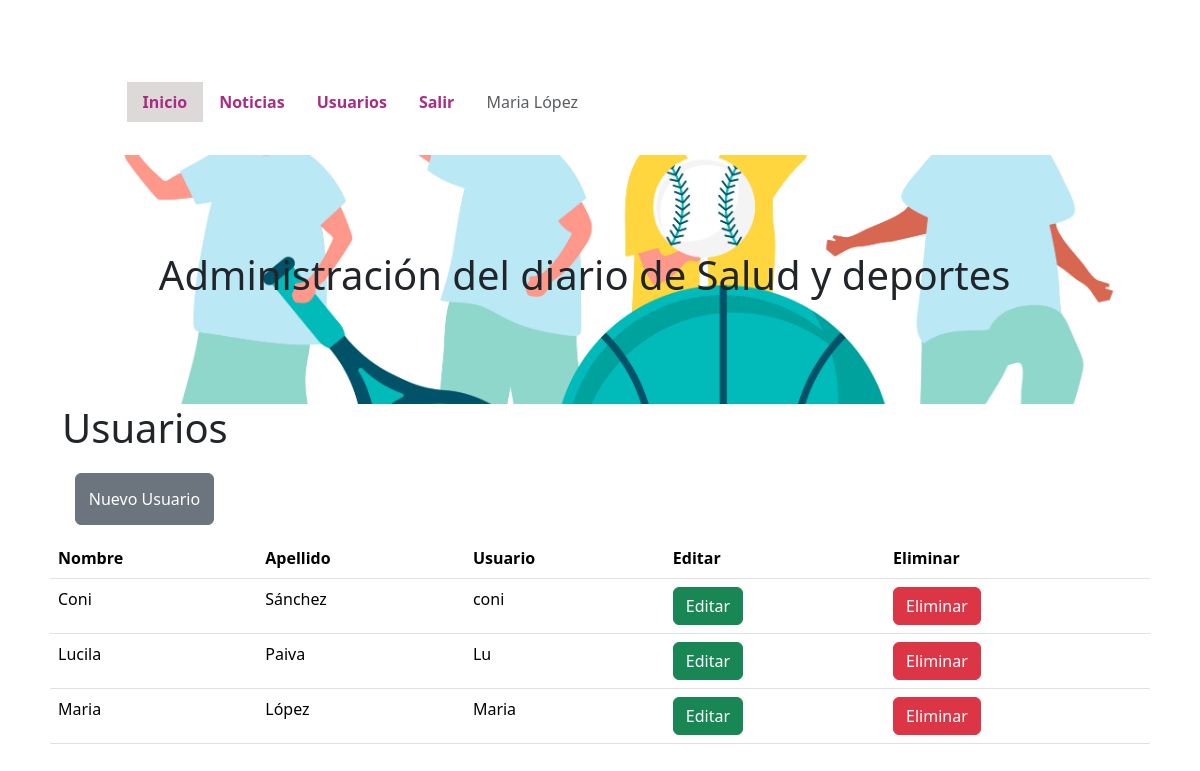
The app's page /admin/usuarios.php (signed in) with its own data.
### tables this page shows
CREATE TABLE `usuarios` (
  `id_usuario` int(11) NOT NULL,
  `nombre` varchar(30) NOT NULL,
  `apellido` varchar(30) NOT NULL,
  `usuario` varchar(30) NOT NULL,
  `password` varchar(30) NOT NULL,
  `tipo_usuario` varchar(10) NOT NULL,
  `fecha` date DEFAULT NULL
);

### admin/usuarios.php (the view, shortened to what this page needs)
<!DOCTYPE html>
<html lang="es">
<head>
    <link href="../lib/bootstrap-5.3.2/css/bootstrap.min.css" rel="stylesheet">
    <link rel="stylesheet" href="./CSS/styles.css">
</head>
<body>
    <div class="container-fluid">
        <?php require("menu.php"); ?>
        <h1>Usuarios</h1>
        <a href="usuarios_nueva.php" class="btn btn-secondary  my-button-nueva">Nuevo Usuario</a>
    </div>
    <table class="table">
        <tr>
            <th>Nombre</th>
            <th>Apellido</th>
            <th>Usuario</th>
            <th>Editar</th>
            <th>Eliminar</th>
        </tr>
        <?php
        require("conexion.php");
        $conexion = mysqli_connect($server_db, $usuario_db, $password_db)
            or die("No se puede conectar con el servidor");
        mysqli_select_db($conexion, $base_db)
            or die("No se puede seleccionar la base de datos");
        $instruccion = "select * from usuarios  order by fecha desc";
        $consulta = mysqli_query($conexion, $instruccion) or die("no puedo consultar");
        while ($resultado = mysqli_fetch_array($consulta)) {
            print('
            <tr>
              <td>' . $resultado['nombre'] . '</td>
              <td>' . $resultado['apellido'] . '</td>
              <td>' . $resultado['usuario'] . '</td>
              <td><a href="usuarios_editar.php?id_usuario=' . $resultado['id_usuario'] . '" class="btn btn-success">Editar</a></td>
              <td><a href="usuarios_borrar.php?id_usuario=' . $resultado['id_usuario'] . '" class="btn btn-danger" onclick="return confirm(\'¿Estás seguro de borrar este usuario?\')">Eliminar</a></td>
            </tr>
            ');
        }
        ?>
    </table>
</body>
</html>

### admin/css/styles.css (style rules this page uses)
body { background-color: #d8dadb; padding: 50px; }

### admin/css/styles2.css (style rules this page uses)
.my-button-nueva { margin: 1.2%; padding: 1.2%; }

### records on screen
usuarios: nombre "Coni", apellido "Sánchez", usuario "coni"
usuarios: nombre "Lucila", apellido "Paiva", usuario "Lu"
usuarios: nombre "Maria", apellido "López", usuario "Maria"

### other values on screen
$_SESSION['nombre'] "Maria"
$_SESSION['apellido'] "López"
